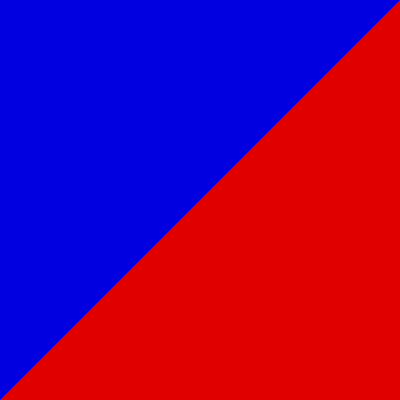
Frame 1 (no input)
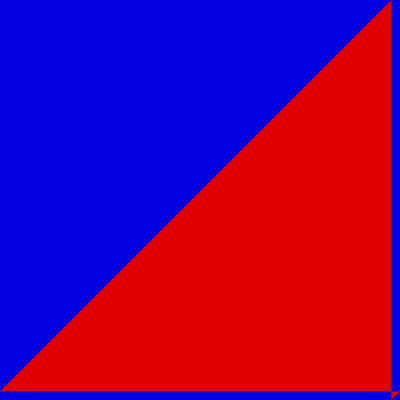
Frame 60 (the mouse pressed at the canvas centre just before this capture)
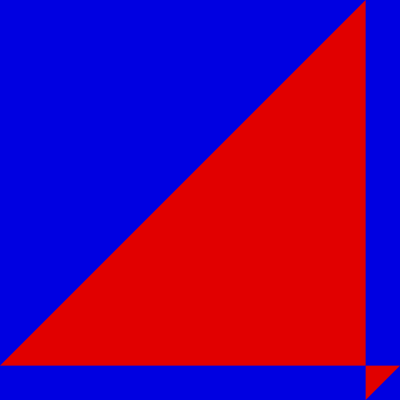
Frame 120 (the mouse held since frame 60 and released just before this capture)

The Processing sketch that drew these frames (run headless with seeded random() and noise(); from frame 60 on, the mouse is pressed at the canvas centre):

// Processing sketch: processing_50185
// ── processing_50185.pde

//sketch
//copyright ben corwin 2012
float a, b, c;

void setup()
{
  size( 400, 400);
  background(0,0,0);
  noStroke();
  textSize(10);
  smooth();
  a = 0;
  b = 0;
  c = 0;
}

void draw( )
{
  
  fill(0,0,225);
  rect(0, 0, width, height);
  fill(225, 0, 0);
    beginShape();
      vertex(width/2 + width/2 * cos(.01 * a), height/2 + height/2 * cos(.01 * b));
      vertex(width/2 + width/2 * cos(.01 * a),0);
      vertex(0,height/2 + height/2 * cos(.01 * b));
    endShape(CLOSE);
    
    beginShape();
      vertex(width/2 + width/2 * cos(.01 * a), height/2 + height/2 * cos(.01 * b));
      vertex(width - width/2 + width/2 * cos(.01 * a),height);
      vertex(width,height/2 + height/2 * cos(.01 * b));
    endShape(CLOSE);
    
    
    
  
  a = a + .5;
  b = b + .5;
 

 
}
